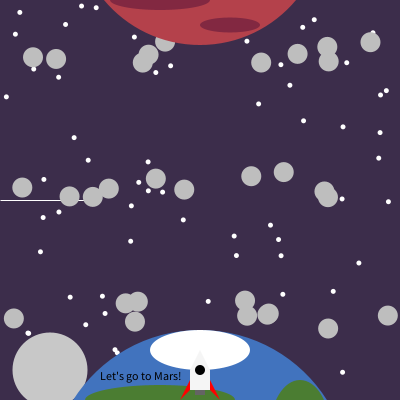
Frame 1 (no input)
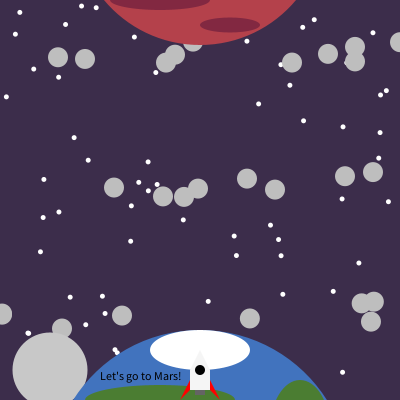
Frame 60 (the mouse pressed at the canvas centre just before this capture)
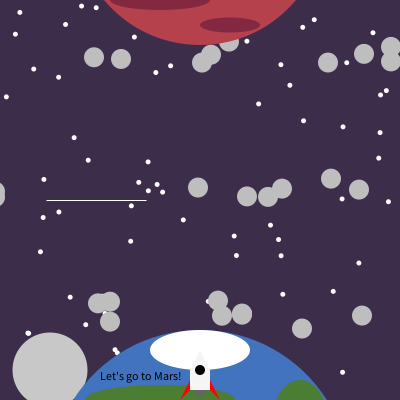
Frame 120 (the mouse held since frame 60 and released just before this capture)

The Processing sketch that drew these frames (run headless with seeded random() and noise(); from frame 60 on, the mouse is pressed at the canvas centre):

// Processing sketch: Assignment4
// ── Assignment4.pde
//This program will make a game based on cross the road but space-themed. The player
//must go from Earth(bottom of screen) to Mars(top of screen) without getting hit. 
//If they get hit, they must retry until they reach Mars. If they reach Mars, they win.

//Use arrays to create a set of stars
Stars[] stars = new Stars[60];
Asteroids[] asteroid = new Asteroids[10];
AsteroidsTwo[] asteroidsTwo = new AsteroidsTwo[10];
AsteroidsThree[] asteroidsThree = new AsteroidsThree[10];
//Spaceship ship;
shootingStar shooting;

float shipX = 190;
float shipY = 370;

void setup() {
  
  //set the size of the canvas
  size(400, 400);
  
  //remove strokes for all drawings
  noStroke();
  
  shooting = new shootingStar();
  
  //set up the stars
  for (int i = 0; i < stars.length; i++) {
    stars[i] = new Stars();
  }
  
  for (int i = 0; i < asteroid.length; i++) {
    asteroid[i] = new Asteroids();
  }
  
  for (int i = 0; i < asteroidsTwo.length; i++) {
    asteroidsTwo[i] = new AsteroidsTwo();
  }
  
  for (int i = 0; i < asteroidsThree.length; i++) {
    asteroidsThree[i] = new AsteroidsThree();
  }
  
  //ship = new Spaceship();
}

void draw() {
  //draw outer space
  background(60, 45, 75);
  
  shooting.update();
  shooting.edges();
  shooting.display();
  
  //display the stars
  for (int i = 0; i < stars.length; i++) {
    stars[i].display();
  }
  
  for (int i = 0; i < asteroid.length; i++) {
    asteroid[i].passby();
    asteroid[i].display();
    asteroid[i].reset();
  }
 
  for (int i = 0; i < asteroidsTwo.length; i++) {
    asteroidsTwo[i].passby();
    asteroidsTwo[i].display();
    asteroidsTwo[i].reset();
  }
  
  for (int i = 0; i < asteroidsThree.length; i++) {
    asteroidsThree[i].passby();
    asteroidsThree[i].display();
    asteroidsThree[i].reset();
  }
  
  //Draw the moon by drawing an ellipse and colouring it grey
  fill(200);
  ellipse(50, 370, 75, 75);
  
  //Draw planet Earth at the bottom of the screen by drawing an ellipse and colouring it blue.
  fill(65, 115, 190);
  ellipse(200, 480, 300, 300);
  //Draw the arctic on the Earth by drawing an ellipse and colouring it white.
  fill(255);
  ellipse(200, 350, 100, 40);
  //Draw continents on the Earth by drawing an ellipse and colouring it green.
  fill(75, 125, 50);
  ellipse(160, 400, 150, 30);
  ellipse(300, 430, 60, 100);
  
  //Draw planet Mars at the top of the screen by drawing an ellispe and colouring it red.
  fill(180, 65, 75);
  ellipse(200, -80, 250, 250);
  //Draw some details on Mars by drawing more ellipses and coluring them a darker red.
  fill(130, 40, 65);
  ellipse(160, 0, 100, 20);
  ellipse(230, 25, 60, 15);
  
  
  spaceship(shipX, shipY);
  //ship.control();
  //ship.display();
  
}

void spaceship(float x,float y) {
   
   //Spaceship() {
     //shipX = 190;
     //shipY = 370;
   //}
   
   //void control() {
    if(keyPressed==true) {
     if(key== 'a') {
       shipX=shipX-5;
     }
     if(key== 'd') {
       shipX=shipX+5;
     }
     if(key== 'w') {
       shipY=shipY-5;
     }
     if(key== 's') {
       shipY=shipY+5;
     }
    }
    shipX = constrain(shipX, 5, 380);
    shipY = constrain(shipY, -20, 380);
   //}
   if (shipY < 0) {
     fill(255);
    text("Mission Accomplished! Click Mouse to play again.", 70, 20);
  }
  
  if (shipY > 360) {
    fill(0);
    text("Let's go to Mars!", 100, 380);
  }
  
  if (mousePressed == true) {
    shipX = 190;
    shipY= 370;
  }
   
   //void display() {
     fill(245);
     rect(shipX, shipY, 20, 20);
     triangle(shipX, shipY, shipX+10, shipY-20, shipX+20, shipY);
     fill(255, 0, 0);
     triangle(shipX, shipY+10, shipX, shipY+20, shipX-10, shipY+30);
     triangle(shipX+20, shipY+10, shipX+20, shipY+20, shipX+30, shipY+30);
     fill(100);
     rect(shipX+5, shipY+20, 10, 5);
     fill(0);
     ellipse(shipX+10, shipY, 10, 10);
   //}
}

// ── Asteroids.pde
//Make a new user-defined class for asteroids

class Asteroids {
  
  //set variables for the location and speed of the asteroids by making user-defined
  //variables for the asteroids x and y locations and the speed
  float asteroidX;
  float asteroidY;
  float asteroidSpeed;
  
  //set the asteroids in specific locations
  Asteroids() {
    asteroidX = random(0, width);
    asteroidY = random(300, 330);
    asteroidSpeed = 4;
  }
  //set the speed of the asteroid
  void passby() {
    asteroidX = asteroidX + asteroidSpeed;
  }

  //set the look of the asteroid
  void display() {
    fill(190);
    ellipse(asteroidX, asteroidY, 20, 20);
  }
  //reset the asteroids as they go by the screen
  void reset() {
    if (asteroidX > 450) {
      asteroidX = -50;
    }
  }
}

// ── AsteroidsThree.pde
//Make a new user-defined class for asteroids

class AsteroidsThree {
  
  //set variables for the location and speed of the asteroids by making user-defined
  //variables for the asteroids x and y locations and the speed
  float asteroidThreeX;
  float asteroidThreeY;
  float asteroidThreeSpeed;
  
  //set the asteroids in specific locations
  AsteroidsThree() {
    asteroidThreeX = random(0, width);
    asteroidThreeY = random(40, 70);
    asteroidThreeSpeed = 9;
  }
  //set the speed of the asteroid
  void passby() {
    asteroidThreeX = asteroidThreeX + asteroidThreeSpeed;
  }
  //set the look of the asteroid
  void display() {
    fill(190);
    ellipse(asteroidThreeX, asteroidThreeY, 20, 20);
  }
  //reset the asteroids as they go by the screen
  void reset() {
    if (asteroidThreeX > 450) {
      asteroidThreeX = -50;
    }
  }
}

// ── AsteroidsTwo.pde
//Make a new user-defined class for asteroids

class AsteroidsTwo {
  
  //set variables for the location and speed of the asteroids by making user-defined
  //variables for the asteroids x and y locations and the speed
  float asteroidTwoX;
  float asteroidTwoY;
  float asteroidTwoSpeed;
  
  //set the asteroids in specific locations
  AsteroidsTwo() {
    asteroidTwoX = random(0, width);
    asteroidTwoY = random(170, 200);
    asteroidTwoSpeed = -7;
  }
  //set the speed of the asteroid
  void passby() {
    asteroidTwoX = asteroidTwoX + asteroidTwoSpeed;
  }
  //set the look of the asteroid
  void display() {
    fill(190);
    ellipse(asteroidTwoX, asteroidTwoY, 20, 20);
  }
  //reset the asteroids as they go by the screen
  void reset() {
    if (asteroidTwoX < -50) {
      asteroidTwoX = 450;
    }
  }
}

// ── ShootingStar.pde
class shootingStar {
  
  PVector location;
  PVector velocity;
  PVector acceleration;
  
  shootingStar() {
    location = new PVector(0, 200);
    velocity = new PVector(0,0);
    acceleration = new PVector(0.5,0);
  }
  
  void update() {
    velocity.add(acceleration);
    location.add(velocity);
    velocity.limit(10);
  }
  
  void edges() {
    if (location.x > 800) location.x = -300;
    if (location.x < -300) location.x = 800;
    if (location.y > 800) location.y = -300;
    if (location.y < -300) location.y = 800;
  }
  
  void display() {
    noStroke();
    fill(255);
    rect(location.x, location.y, 100, 1);
  }
}

// ── Spaceship.pde
class Spaceship {
   float shipX;
   float shipY;
   
   Spaceship() {
     shipX = 190;
     shipY = 370;
   }
   
   void control() {
    if(keyPressed==true) {
     if(key== 'a') {
       shipX=shipX-5;
     }
     if(key== 'd') {
       shipX=shipX+5;
     }
     if(key== 'w') {
       shipY=shipY-5;
     }
     if(key== 's') {
       shipY=shipY+5;
     }
    }
    shipX = constrain(shipX, 5, 380);
    shipY = constrain(shipY, -20, 380);
   }
   
   void display() {
     fill(245);
     rect(shipX, shipY, 20, 20);
     triangle(shipX, shipY, shipX+10, shipY-20, shipX+20, shipY);
     fill(255, 0, 0);
     triangle(shipX, shipY+10, shipX, shipY+20, shipX-10, shipY+30);
     triangle(shipX+20, shipY+10, shipX+20, shipY+20, shipX+30, shipY+30);
     fill(100);
     rect(shipX+5, shipY+20, 10, 5);
     fill(0);
     ellipse(shipX+10, shipY, 10, 10);
   }
}
     

// ── Stars.pde
//make a user-defined class for stars

class Stars {
  
  //set user-defined variables for the locations and size of the stars
  float starX;
  float starY;
  
  //set the stars at random locations
  Stars() {
    starX = random(0, width);
    starY = random(0, height);
  }
  //set the look and size of the stars
  void display() {
    fill(255);
    ellipse(starX, starY, 5, 5);
  }
}
